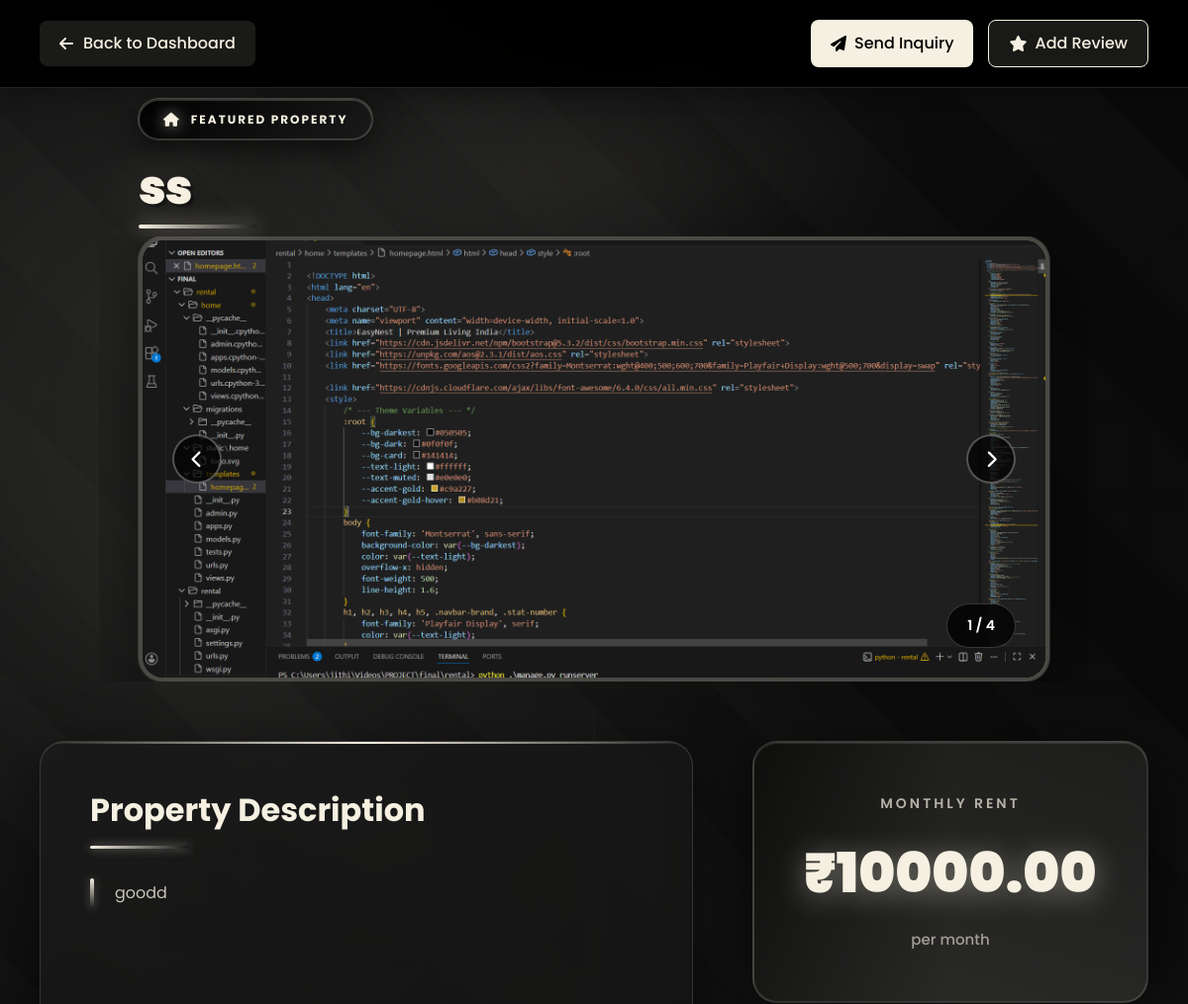
Before: /property-details/11/ (signed in, upper part) with the older database file.
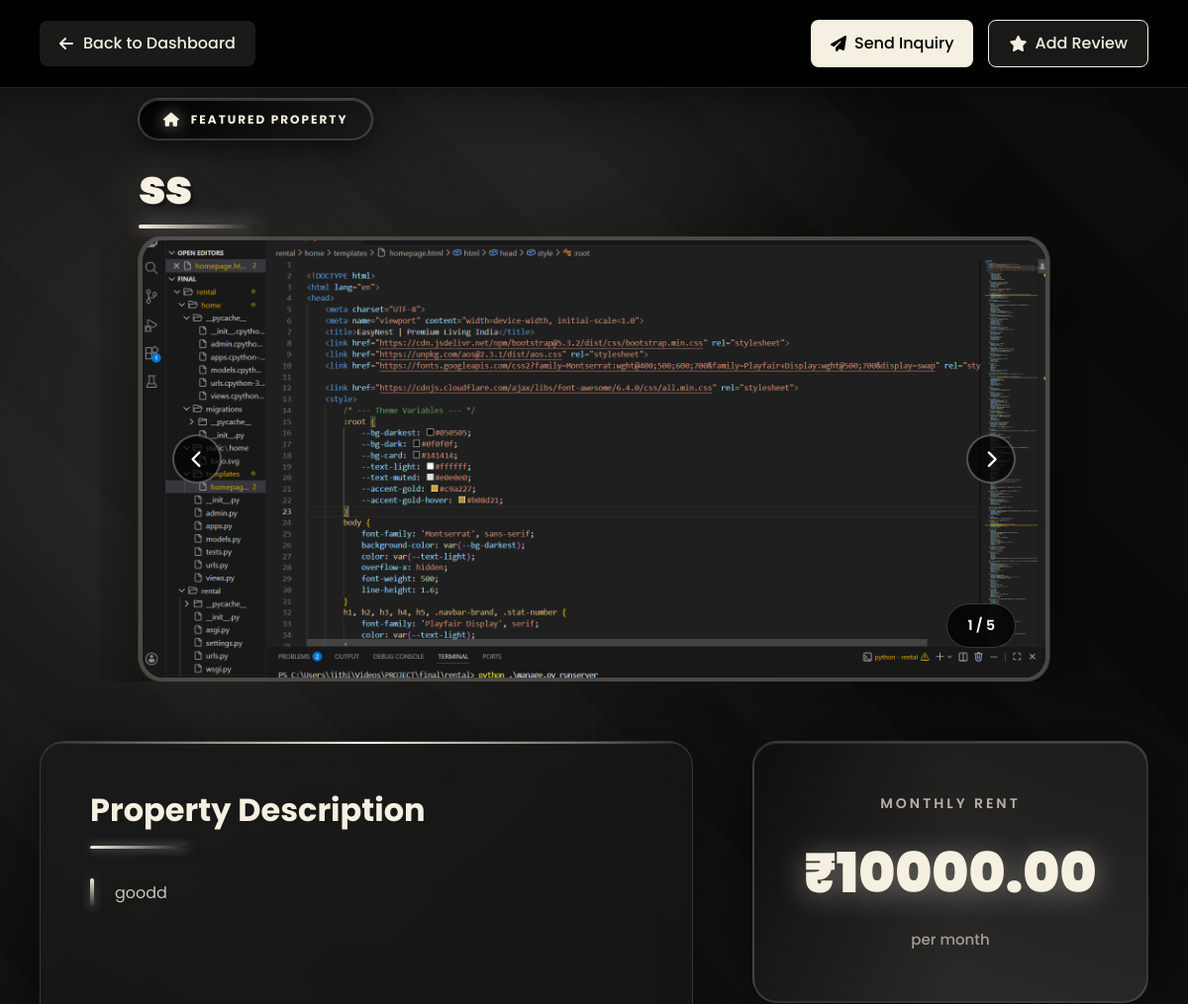
After: the same page with the newer database file.
### core/models.py (models this page shows, shortened)
class Property(models.Model):
    class Status(models.TextChoices):
        PENDING_APPROVAL = "PENDING", "Pending Approval"
        AVAILABLE = "AVAILABLE", "Available"
        RENTED = "RENTED", "Rented"
        MAINTENANCE = "MAINTENANCE", "Maintenance"
    class Furnishing(models.TextChoices):
        UNFURNISHED = "UNFURNISHED", "Unfurnished"
        SEMI_FURNISHED = "SEMI_FURNISHED", "Semi-Furnished"
        FULLY_FURNISHED = "FULLY_FURNISHED", "Fully Furnished"
    class Facing(models.TextChoices):
        NORTH = "NORTH", "North"
        SOUTH = "SOUTH", "South"
        EAST = "EAST", "East"
        WEST = "WEST", "West"
        NORTHEAST = "NORTHEAST", "North-East"
        NORTHWEST = "NORTHWEST", "North-West"
        SOUTHEAST = "SOUTHEAST", "South-East"
        SOUTHWEST = "SOUTHWEST", "South-West"
    owner = models.ForeignKey(User, on_delete=models.CASCADE, related_name='properties')
    title = models.CharField(max_length=255)
    ad_title = models.CharField(max_length=255, blank=True, null=True, help_text="Short ad title")
    description = models.TextField()
    price = models.DecimalField(max_digits=10, decimal_places=2)
    location = models.CharField(max_length=255)
    property_type = models.CharField(max_length=100)
    bhk = models.IntegerField(default=1, help_text="Number of BHKs (Bedrooms)")
    bathrooms = models.IntegerField(default=1, help_text="Number of bathrooms")
    furnishing = models.CharField(max_length=50, choices=Furnishing.choices, default=Furnishing.SEMI_FURNISHED)
    super_built_area = models.DecimalField(max_digits=10, decimal_places=2, default=0, help_text="Super built area in sqft")
    bachelors_allowed = models.BooleanField(default=True, help_text="Are bachelors allowed?")
    total_floors = models.IntegerField(default=1, help_text="Total floors in the building")
    facing = models.CharField(max_length=50, choices=Facing.choices, default=Facing.NORTH)
    built_year = models.IntegerField(blank=True, null=True, help_text="Year the property was built")
    amenities = models.TextField(help_text="Comma-separated list of amenities", blank=True)
    status = models.CharField(max_length=50, choices=Status.choices, default=Status.PENDING_APPROVAL)
    is_paid = models.BooleanField(default=False)
    plan_type = models.CharField(max_length=20, choices=[
        ('basic', 'Basic Plan'),
        ('standard', 'Standard Plan'),
        ('premium', 'Premium Plan')
    ], default='basic', help_text="Selected plan type")
    plan_expiry_date = models.DateTimeField(blank=True, null=True, help_text="Date when the plan expires")
    created_at = models.DateTimeField(auto_now_add=True)
    updated_at = models.DateTimeField(auto_now=True)
    class Meta:
        verbose_name_plural = "Properties"

class PropertyImage(models.Model):
    property = models.ForeignKey(Property, on_delete=models.CASCADE, related_name='images')
    image = models.ImageField(upload_to='property_images/')

### core/views.py (the view)
# urls.py: path('property-details/<int:id>/', views.property_details_view, name='property_details'),
@login_required
def property_details_view(request, id):
    property_obj = get_object_or_404(Property, id=id)
    if request.user.is_superuser or request.user.role == 'ADMIN':
        pass
    elif request.user.role == 'OWNER' and property_obj.owner == request.user:
        pass
    elif request.user.role == 'TENANT' and property_obj.status == 'AVAILABLE':
        pass
    else:
        messages.error(request, "You don't have permission to view this property.")
        return redirect('dashboard')
    context = {
        'property': property_obj,
        'images': property_obj.images.all()
    }
    return render(request, 'core/property_details.html', context)

### core/templates/core/property_details.html (shortened to what this page needs)
{% load static %}
<!DOCTYPE html>
<html lang="en">
<head>
    <link href="https://cdn.jsdelivr.net/npm/bootstrap@5.3.0/dist/css/bootstrap.min.css" rel="stylesheet">
    <link href="https://cdnjs.cloudflare.com/ajax/libs/font-awesome/6.4.0/css/all.min.css" rel="stylesheet">
</head>
<body>
    <nav class="top-nav">
        <div class="nav-container">
            <a href="{% url 'dashboard' %}" class="back-btn">
                <i class="fas fa-arrow-left"></i>
                <span>Back to Dashboard</span>
            </a>
            <div class="nav-actions">
                {% if user.role == 'TENANT' and not user.is_superuser %}
                <a href="{% url 'start_conversation' property.id %}" class="nav-btn nav-btn-primary">
                    <i class="fas fa-paper-plane"></i>
                    Send Inquiry
                </a>
                <a href="{% url 'add_review' property.id %}" class="nav-btn nav-btn-secondary">
                    <i class="fas fa-star"></i>
                    Add Review
                </a>
                {% elif user.role == 'OWNER' and property.owner == user and not user.is_superuser %}
                <a href="{% url 'add_review' property.id %}" class="nav-btn nav-btn-secondary">
                    <i class="fas fa-star"></i>
                    Add Review
                </a>
                {% endif %}
            </div>
        </div>
    </nav>
    <section class="property-title-section">
        <div class="title-container">
            {% if property.plan_type == 'premium' %}
            <div class="property-badge" style="background: linear-gradient(135deg, #f5a623 0%, #d68910 100%); box-shadow: 0 8px 30px rgba(245, 166, 35, 0.6);">
                <i class="fas fa-crown"></i>
                <span>Premium Property</span>
            </div>
            {% elif property.plan_type == 'standard' %}
            <div class="property-badge" style="background: linear-gradient(135deg, #4a90e2 0%, #357abd 100%); box-shadow: 0 8px 30px rgba(74, 144, 226, 0.6);">
                <i class="fas fa-star"></i>
                <span>Priority Property</span>
            </div>
            {% else %}
            <div class="property-badge">
                <i class="fas fa-home"></i>
                <span>Featured Property</span>
            </div>
            {% endif %}
            <h1 class="property-main-title">{{ property.title }}</h1>
        </div>
    </section>
    <section class="hero-image-viewer">
        <div class="image-viewer-container">
            {% if property.images.all %}
                {% for image in property.images.all %}
                <div class="viewer-slide {% if forloop.first %}active{% endif %}">
                    <img src="{{ image.image.url }}" alt="{{ property.title }}">
                </div>
                {% endfor %}
            {% else %}
                <div class="viewer-slide active">
                    <img src="https://images.unsplash.com/photo-1600596542815-2788866dd523?ixlib=rb-4.0.3&auto=format&fit=crop&w=1920&q=80" alt="Property">
                </div>
            {% endif %}
            <button class="viewer-nav viewer-prev" onclick="changeSlide(-1)">
                <i class="fas fa-chevron-left"></i>
            </button>
            <button class="viewer-nav viewer-next" onclick="changeSlide(1)">
                <i class="fas fa-chevron-right"></i>
            </button>
            <div class="image-counter">
                <span id="currentSlide">1</span> / <span id="totalSlides">{{ property.images.all|length|default:"1" }}</span>
            </div>
        </div>
    </section>
    <div class="content-wrapper">
        <div class="main-content">
            <div class="property-description-section">
                <h1 class="section-heading">Property Description</h1>
                <p class="description-text">{{ property.description }}</p>
                <div class="property-details-grid">
                </div>
            </div>
        </div>
        <div class="sidebar">
            <div class="price-section">
                <div class="price-label">Monthly Rent</div>
                <div class="price-value">₹{{ property.price }}</div>
                <div class="price-period">per month</div>
            </div>
        </div>
    </div>
</body>
</html>

Changed rows visible on the page:
changed Property "ss": images.all|length "4" → "5"
